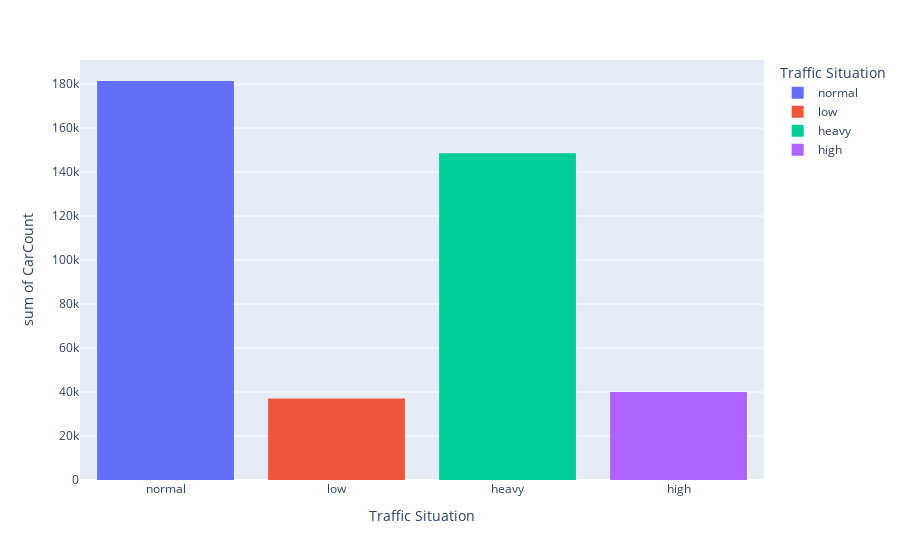

Notebook source saved alongside this figure:
### Code cell
fig = px.histogram(df, x="Traffic Situation",y="CarCount",color="Traffic Situation")
fig.show()

### Figure 1 — Plotly figure (JSON) as saved in the notebook; plotly's stock layout.template omitted (floating-point values rounded to 4 significant figures; data arrays with more than 128 entries replaced by an {"elided": "..."} marker saying what was removed)
{"data": [{"alignmentgroup": "True", "bingroup": "x", "histfunc": "sum", "hovertemplate": "Traffic Situation=%{x}<br>sum of CarCount=%{y}<extra></extra>", "legendgroup": "normal", "marker": {"color": "#636efa", "pattern": {"shape": ""}}, "name": "normal", "offsetgroup": "normal", "orientation": "v", "showlegend": true, "type": "histogram", "x": {"elided": "3858 str values"}, "xaxis": "x", "y": {"elided": "3858 int values"}, "yaxis": "y"}, {"alignmentgroup": "True", "bingroup": "x", "histfunc": "sum", "hovertemplate": "Traffic Situation=%{x}<br>sum of CarCount=%{y}<extra></extra>", "legendgroup": "low", "marker": {"color": "#EF553B", "pattern": {"shape": ""}}, "name": "low", "offsetgroup": "low", "orientation": "v", "showlegend": true, "type": "histogram", "x": {"elided": "834 str values"}, "xaxis": "x", "y": {"elided": "834 int values"}, "yaxis": "y"}, {"alignmentgroup": "True", "bingroup": "x", "histfunc": "sum", "hovertemplate": "Traffic Situation=%{x}<br>sum of CarCount=%{y}<extra></extra>", "legendgroup": "heavy", "marker": {"color": "#00cc96", "pattern": {"shape": ""}}, "name": "heavy", "offsetgroup": "heavy", "orientation": "v", "showlegend": true, "type": "histogram", "x": {"elided": "1137 str values"}, "xaxis": "x", "y": {"elided": "1137 int values"}, "yaxis": "y"}, {"alignmentgroup": "True", "bingroup": "x", "histfunc": "sum", "hovertemplate": "Traffic Situation=%{x}<br>sum of CarCount=%{y}<extra></extra>", "legendgroup": "high", "marker": {"color": "#ab63fa", "pattern": {"shape": ""}}, "name": "high", "offsetgroup": "high", "orientation": "v", "showlegend": true, "type": "histogram", "x": {"elided": "495 str values"}, "xaxis": "x", "y": {"elided": "495 int values"}, "yaxis": "y"}], "layout": {"barmode": "relative", "legend": {"title": {"text": "Traffic Situation"}, "tracegroupgap": 0}, "margin": {"t": 60}, "xaxis": {"anchor": "y", "categoryarray": ["normal", "low", "heavy", "high"], "categoryorder": "array", "domain": [0, 1], "title": {"text": "Traffic Situation"}}, "yaxis": {"anchor": "x", "domain": [0, 1], "title": {"text": "sum of CarCount"}}}}
